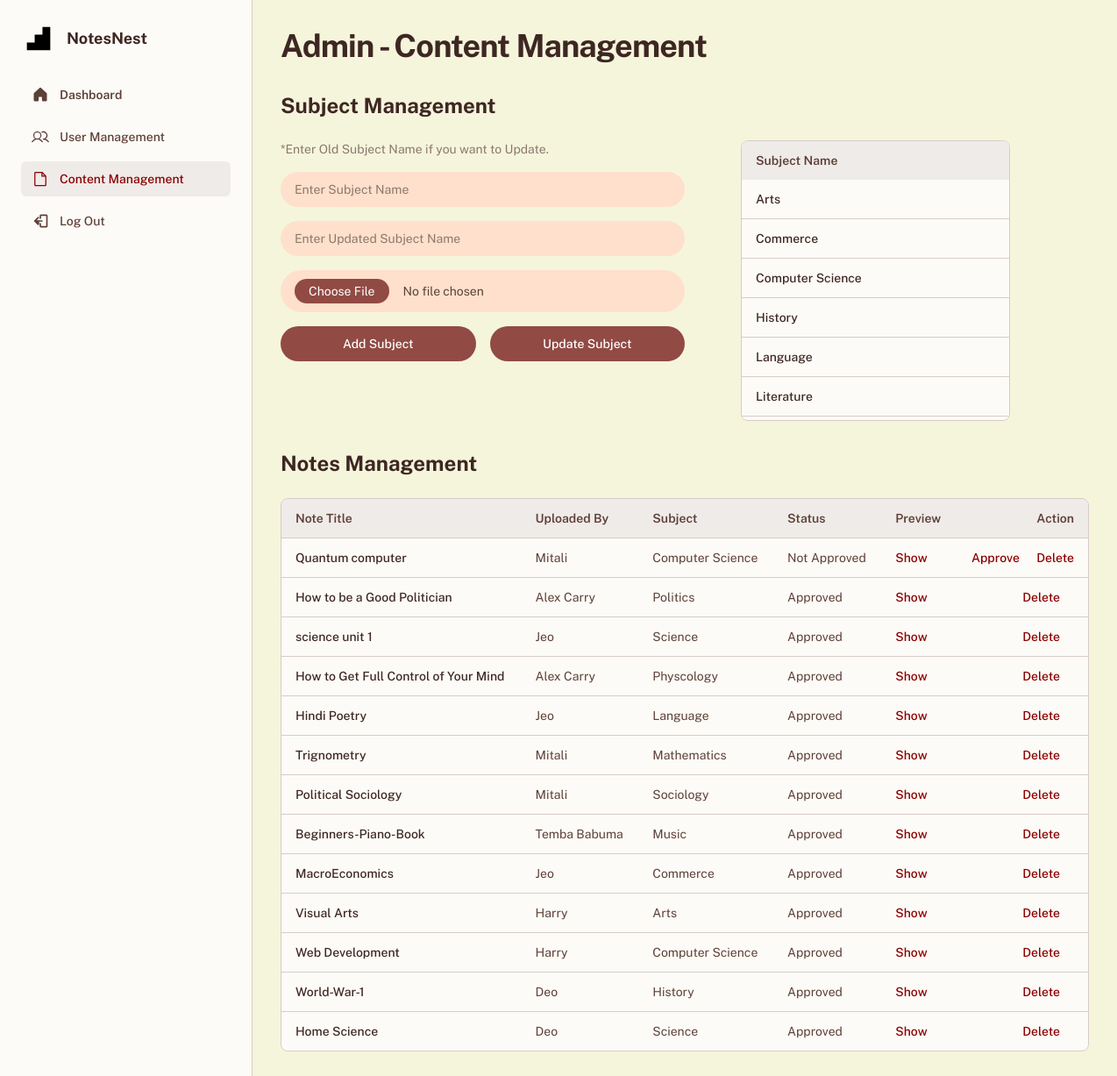
The app's page /Admin/contentManagment.php (signed in) with its own data.
### tables this page shows
CREATE TABLE `tbl_subject` (
  `subject_id` int(11) NOT NULL,
  `name` varchar(20) NOT NULL,
  `img` varchar(150) NOT NULL
);

CREATE TABLE `tbl_notes` (
  `note_id` int(11) NOT NULL,
  `user_id` int(11) NOT NULL,
  `title` varchar(100) NOT NULL,
  `description` varchar(150) NOT NULL,
  `file_url` varchar(150) NOT NULL,
  `subject_id` int(11) NOT NULL,
  `isApproved` tinyint(1) NOT NULL DEFAULT 0,
  `createdAt` datetime NOT NULL DEFAULT current_timestamp()
);

CREATE TABLE `tbl_user` (
  `user_id` int(11) NOT NULL,
  `name` varchar(20) NOT NULL,
  `user_name` varchar(20) NOT NULL,
  `phone_no` bigint(20) NOT NULL,
  `email` varchar(50) NOT NULL,
  `password` varchar(200) NOT NULL,
  `role_id` tinyint(4) NOT NULL,
  `isBlocked` tinyint(1) NOT NULL DEFAULT 0,
  `createdAt` datetime NOT NULL DEFAULT current_timestamp()
);

### Admin/contentManagment.php (the view, shortened to what this page needs)
<?php
$conn = new mysqli("localhost", "root", "", "notesnest_db");
$subjects = [];
$subRes = $conn->query("SELECT subject_id, name, img FROM tbl_subject ORDER BY name ASC");
if ($subRes) while ($r = $subRes->fetch_assoc()) $subjects[] = $r;
$notes = [];
$noteQry = "SELECT n.*, u.user_name, s.name AS subject_name FROM tbl_notes n LEFT JOIN tbl_user u ON n.user_id = u.user_id LEFT JOIN tbl_subject s ON n.subject_id = s.subject_id ORDER BY n.createdAt DESC";
$noteRes = $conn->query($noteQry);
if ($noteRes) while ($r = $noteRes->fetch_assoc()) $notes[] = $r;
?>
<!DOCTYPE html>
<html lang="en">
<head>
    <script src="https://cdn.tailwindcss.com?plugins=forms,container-queries"></script>
</head>
<body class="bg-[var(--background-light)]" style='font-family: "Public Sans", sans-serif;'>
    <div class="min-h-screen md:flex">
        <aside id="sidebar" class="hidden md:flex fixed top-0 left-0 w-72 h-screen bg-[var(--background-paper)] border-r border-[var(--border-color)] p-6 flex-col justify-between overflow-y-auto z-30">
            <div class="flex flex-col gap-6">
                <div class="flex items-center gap-3">
                    <div class="w-10 h-10 rounded-md flex items-center justify-center">
                        <svg class="h-8 w-8 text-[var(--primary-color)]" fill="none" viewBox="0 0 48 48" xmlns="http://www.w3.org/2000/svg">
                            <path d="M44 4H30.6666V17.3334H17.3334V30.6666H4V44H44V4Z" fill="currentColor"></path>
                        </svg>
                    </div>
                    <h1 class="text-[var(--text-dark-brown)] text-lg font-bold">NotesNest</h1>
                </div>
                <nav class="flex flex-col gap-2">
    <a class="flex items-center gap-3 px-3 py-2.5 rounded-md hover:bg-[#efebe9] text-[var(--text-brown)]" href="index.php">
        <svg fill="currentColor" height="20" width="20" viewBox="0 0 256 256"><path d="M224,115.55V208a16,16,0,0,1-16,16H168a16,16,0,0,1-16-16V168a8,8,0,0,0-8-8H112a8,8,0,0,0-8,8v40a16,16,0,0,1-16,16H48a16,16,0,0,1-16-16V115.55a16,16,0,0,1,5.17-11.78l80-75.48a16,16,0,0,1,21.53,0l80,75.48A16,16,0,0,1,224,115.55Z"></path></svg>
        <p class="text-sm font-semibold">Dashboard</p>
    </a>
    <a class="flex items-center gap-3 px-3 py-2.5 rounded-md hover:bg-[#efebe9] text-[var(--text-brown)]" href="userManagment.php">
        <p class="text-sm font-medium">User Management</p>
    </a>
    <a class="flex items-center gap-3 px-3 py-2.5 rounded-md bg-[#efebe9] text-[var(--accent-red)]" href="#">
        <svg fill="currentColor" height="20" width="20" viewBox="0 0 256 256"><path d="M213.66,82.34l-56-56A8,8,0,0,0,152,24H56A16,16,0,0,0,40,40V216a16,16,0,0,0,16,16H200a16,16,0,0,0,16-16V88A8,8,0,0,0,213.66,82.34ZM160,51.31,188.69,80H160ZM200,216H56V40h88V88a8,8,0,0,0,8,8h48V216Z"></path></svg>
        <p class="text-sm font-medium">Content Management</p>
    </a>
    <a class="flex items-center gap-3 px-3 py-2.5 rounded-md hover:bg-[#efebe9] text-[var(--text-brown)]" href="LogOutAdmin.php">
        <svg xmlns="http://www.w3.org/2000/svg" height="20" width="20" viewBox="0 0 24 24" fill="currentColor"><path d="M13 3c-1.1 0-2 .9-2 2v4h2V5h7v14h-7v-4h-2v4c0 1.1.9 2 2 2h7c1.1 0 2-.9 2-2V5c0-1.1-.9-2-2-2h-7zM10.41 10.41 7 13h8v-2H7l3.41-3.41L9 6l-6 6 6 6 1.41-1.41z"/></svg>
        <p class="text-sm font-medium">Log Out</p>
    </a>
</nav>
            </div>
        </aside>
        <main class="flex-1 md:ml-72 p-4 md:p-8">
            <div class="max-w-6xl mx-auto">
                <header class="mb-8 flex justify-between items-center">
                    <h1 class="text-3xl md:text-4xl font-bold text-[var(--text-dark-brown)] tracking-tight">Admin - Content Management</h1>
                </header>
                <section>
                    <h2 class="text-2xl font-bold text-[var(--text-dark-brown)] mb-6">Subject Management</h2>
                    <div class="flex flex-col md:flex-row items-start gap-8 md:gap-16">
                        <div class="w-full md:w-1/2">
                            <form action="" method="post" enctype="multipart/form-data" class="space-y-4">
                                <p class="text-sm text-[var(--text-secondary)]">*Enter Old Subject Name if you want to Update.</p>
                                <div>
                                    <input name="SubjectName" required placeholder="Enter Subject Name" class="w-full rounded-full border-none bg-[#ffe0cc] py-2.5 pl-4 pr-5 text-sm text-[var(--text-primary)] placeholder:text-[var(--text-secondary)] focus:outline-none focus:ring-2 focus:ring-[var(--accent-color)]" />
                                </div>
                                <div>
                                    <input name="UpdateName" placeholder="Enter Updated Subject Name" class="w-full rounded-full border-none bg-[#ffe0cc] py-2.5 pl-4 pr-5 text-sm text-[var(--text-primary)] placeholder:text-[var(--text-secondary)] focus:outline-none focus:ring-2 focus:ring-[var(--accent-color)]" />
                                </div>
                                <div>
                                    <input type="file" name="SubjectImage" accept="image/*" class="w-full rounded-full border-none bg-[#ffe0cc] py-2.5 pl-4 pr-5 text-sm text-[var(--text-primary)] placeholder:text-[var(--text-secondary)] focus:outline-none focus:ring-2 focus:ring-[var(--accent-color)] file:bg-[#914a44] file:text-white file:border-none file:rounded-full file:px-4 file:py-1 file:mr-4 file:cursor-pointer" required />
                                </div>
                                <div class="flex gap-4">
                                    <button type="submit" name="submit" class="flex-1 h-10 items-center justify-center rounded-full bg-[#914a44] px-4 text-sm font-medium text-white transition-colors hover:bg-opacity-90">Add Subject</button>
                                    <button type="submit" name="update" class="flex-1 h-10 items-center justify-center rounded-full bg-[#914a44] px-4 text-sm font-medium text-white transition-colors hover:bg-opacity-90">Update Subject</button>
                                </div>
                            </form>
                        </div>
                        <div class="w-full md:w-1/3 bg-[var(--background-paper)] rounded-lg border border-[var(--border-color)] overflow-auto" style="max-height:320px;">
                            <table class="w-full text-left">
                                <thead class="bg-[#efebe9] sticky top-0">
                                    <tr>
                                        <th class="px-4 py-3 text-sm font-semibold text-[var(--text-brown)]">Subject Name</th>
                                    </tr>
                                </thead>
                                <tbody class="divide-y divide-[var(--border-color)]">
                                    <?php foreach ($subjects as $s): ?>
                                        <tr>
                                            <td class="px-4 py-3 whitespace-nowrap"><p class="text-sm font-medium text-[var(--text-dark-brown)]"><?=htmlspecialchars($s['name'])?></p></td>
                                        </tr>
                                    <?php endforeach; ?>
                                </tbody>
                            </table>
                        </div>
                    </div>
                </section>
                <section class="mt-8">
                    <h2 class="text-2xl font-bold text-[var(--text-dark-brown)] mb-6">Notes Management</h2>
                    <div class="bg-[var(--background-paper)] rounded-lg border border-[var(--border-color)] overflow-auto">
                        <table class="w-full text-left min-w-[640px]">
                            <thead class="bg-[#efebe9] border-b border-[var(--border-color)]">
                                <tr>
                                    <th class="px-4 py-3 text-sm font-semibold text-[var(--text-brown)]">Note Title</th>
                                    <th class="px-4 py-3 text-sm font-semibold text-[var(--text-brown)]">Uploaded By</th>
                                    <th class="px-4 py-3 text-sm font-semibold text-[var(--text-brown)]">Subject</th>
                                    <th class="px-4 py-3 text-sm font-semibold text-[var(--text-brown)]">Status</th>
                                    <th class="px-4 py-3 text-sm font-semibold text-[var(--text-brown)]">Preview</th>
                                    <th class="px-4 py-3 text-sm font-semibold text-[var(--text-brown)] text-right">Action</th>
                                </tr>
                            </thead>
                            <tbody class="divide-y divide-[var(--border-color)]">
                                <?php foreach ($notes as $row):
                                    $isApproved = (int)$row['isApproved'];
                                    $title = htmlspecialchars($row['title']);
                                    $uploader = htmlspecialchars($row['user_name'] ?? 'Unknown');
                                    $subject = htmlspecialchars($row['subject_name'] ?? 'Unknown');
                                    $fileUrl = htmlspecialchars($row['file_url']);
                                    $noteId = (int)$row['note_id'];
                                ?>
                                    <tr>
                                        <td class="px-4 py-3 whitespace-nowrap"><p class="text-sm font-medium text-[var(--text-dark-brown)]"><?=$title?></p></td>
                                        <td class="px-4 py-3 whitespace-nowrap text-sm text-[var(--text-brown)]"><?=$uploader?></td>
                                        <td class="px-4 py-3 whitespace-nowrap text-sm text-[var(--text-brown)]"><?=$subject?></td>
                                        <td class="px-4 py-3 whitespace-nowrap text-sm text-[var(--text-brown)]"><?= $isApproved ? 'Approved' : 'Not Approved' ?></td>
                                        <td class="px-4 py-3 whitespace-nowrap text-sm text-[var(--text-brown)] font-medium"><a class="text-[var(--accent-red)] hover:text-[var(--accent-light-red)]" href="../User/<?=$fileUrl?>" target="_blank">Show</a></td>
                                        <td class="px-4 py-3 whitespace-nowrap text-right text-sm font-medium">
                                            <?php if ($isApproved): ?>
                                                <a href="#" class="text-[var(--accent-red)] hover:text-[var(--accent-light-red)] mr-4 delete-btn" data-url="deleteAdmin.php?note_id=<?=$noteId?>">Delete</a>
                                            <?php else: ?>
                                                <a href="approve.php?note_id=<?=$noteId?>" class="text-[var(--accent-red)] hover:text-[var(--accent-light-red)] mr-4">Approve</a>
                                                <a href="#" class="text-[var(--accent-red)] hover:text-[var(--accent-light-red)] delete-btn" data-url="deleteAdmin.php?note_id=<?=$noteId?>">Delete</a>
                                            <?php endif; ?>
                                        </td>
                                    </tr>
                                <?php endforeach; ?>
                            </tbody>
                        </table>
                    </div>
                </section>
            </div>
        </main>
    </div>
</body>
</html>

### Admin/contentManagment.php (style rules this page uses)
:root { --background-light: #f5f5dc; --background-paper: #fdfbf7; --text-brown: #5d4037; --text-dark-brown: #3e2723; --accent-red: #8B0000; --accent-light-red: #a52a2a; --border-color: #d7ccc8; --input-bg: #fffbf7; --text-secondary: #8c786c; --text-primary: #5a4236; }

### records on screen
tbl_subject: name "Arts"
tbl_subject: name "Commerce"
tbl_subject: name "Computer Science"
tbl_subject: name "History"
tbl_subject: name "Language"
tbl_subject: name "Literature"
tbl_notes: title "Quantum computer", user.user_name "Mitali", subject.name "Computer Science", isApproved "Not Approved"
tbl_notes: title "How to be a Good Politician", user.user_name "Alex Carry", subject.name "Politics", isApproved "Approved"
tbl_notes: title "science unit 1", user.user_name "Jeo", subject.name "Science", isApproved "Approved"
tbl_notes: title "How to Get Full Control of Your Mind", user.user_name "Alex Carry", subject.name "Physcology", isApproved "Approved"
tbl_notes: title "Hindi Poetry", user.user_name "Jeo", subject.name "Language", isApproved "Approved"
tbl_notes: title "Trignometry", user.user_name "Mitali", subject.name "Mathematics", isApproved "Approved"
tbl_notes: title "Political Sociology", user.user_name "Mitali", subject.name "Sociology", isApproved "Approved"
tbl_notes: title "Beginners-Piano-Book", user.user_name "Temba Babuma", subject.name "Music", isApproved "Approved"
tbl_notes: title "MacroEconomics", user.user_name "Jeo", subject.name "Commerce", isApproved "Approved"
tbl_notes: title "Visual Arts", user.user_name "Harry", subject.name "Arts", isApproved "Approved"
tbl_notes: title "Web Development", user.user_name "Harry", subject.name "Computer Science", isApproved "Approved"
tbl_notes: title "World-War-1", user.user_name "Deo", subject.name "History", isApproved "Approved"
tbl_notes: title "Home Science", user.user_name "Deo", subject.name "Science", isApproved "Approved"
